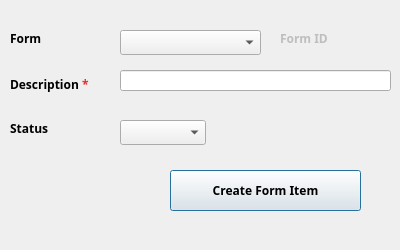
<?xml version="1.0" encoding="UTF-8"?>
<ui version="4.0">
 <class>Dialog</class>
 <widget class="QDialog" name="Dialog">
  <property name="geometry">
   <rect>
    <x>0</x>
    <y>0</y>
    <width>400</width>
    <height>250</height>
   </rect>
  </property>
  <property name="minimumSize">
   <size>
    <width>400</width>
    <height>250</height>
   </size>
  </property>
  <property name="maximumSize">
   <size>
    <width>400</width>
    <height>250</height>
   </size>
  </property>
  <property name="windowTitle">
   <string>Create Form item</string>
  </property>
  <widget class="QLabel" name="label_3">
   <property name="geometry">
    <rect>
     <x>10</x>
     <y>120</y>
     <width>67</width>
     <height>17</height>
    </rect>
   </property>
   <property name="font">
    <font>
     <family>29LT Bukra Regular</family>
     <pointsize>9</pointsize>
     <weight>75</weight>
     <bold>true</bold>
    </font>
   </property>
   <property name="text">
    <string>Status</string>
   </property>
  </widget>
  <widget class="QLabel" name="LB_formID">
   <property name="enabled">
    <bool>false</bool>
   </property>
   <property name="geometry">
    <rect>
     <x>280</x>
     <y>30</y>
     <width>81</width>
     <height>17</height>
    </rect>
   </property>
   <property name="font">
    <font>
     <family>29LT Bukra Regular</family>
     <pointsize>9</pointsize>
     <weight>75</weight>
     <bold>true</bold>
    </font>
   </property>
   <property name="frameShape">
    <enum>QFrame::NoFrame</enum>
   </property>
   <property name="text">
    <string>Form ID</string>
   </property>
  </widget>
  <widget class="QComboBox" name="CMB_formName">
   <property name="geometry">
    <rect>
     <x>120</x>
     <y>30</y>
     <width>141</width>
     <height>25</height>
    </rect>
   </property>
   <property name="font">
    <font>
     <family>29LT Bukra Regular</family>
     <pointsize>9</pointsize>
     <weight>75</weight>
     <bold>true</bold>
    </font>
   </property>
  </widget>
  <widget class="QComboBox" name="CMB_formItemStatus">
   <property name="geometry">
    <rect>
     <x>120</x>
     <y>120</y>
     <width>86</width>
     <height>25</height>
    </rect>
   </property>
   <property name="font">
    <font>
     <family>29LT Bukra Regular</family>
     <pointsize>9</pointsize>
     <weight>75</weight>
     <bold>true</bold>
    </font>
   </property>
  </widget>
  <widget class="QLabel" name="label_2">
   <property name="geometry">
    <rect>
     <x>10</x>
     <y>30</y>
     <width>67</width>
     <height>17</height>
    </rect>
   </property>
   <property name="font">
    <font>
     <family>29LT Bukra Regular</family>
     <pointsize>9</pointsize>
     <weight>75</weight>
     <bold>true</bold>
    </font>
   </property>
   <property name="text">
    <string>Form</string>
   </property>
  </widget>
  <widget class="QPushButton" name="BTN_createFormItem">
   <property name="geometry">
    <rect>
     <x>170</x>
     <y>170</y>
     <width>191</width>
     <height>41</height>
    </rect>
   </property>
   <property name="font">
    <font>
     <family>29LT Bukra Regular</family>
     <pointsize>9</pointsize>
     <weight>75</weight>
     <bold>true</bold>
    </font>
   </property>
   <property name="text">
    <string>Create Form Item</string>
   </property>
  </widget>
  <widget class="QLineEdit" name="LE_desc">
   <property name="geometry">
    <rect>
     <x>120</x>
     <y>70</y>
     <width>271</width>
     <height>21</height>
    </rect>
   </property>
   <property name="font">
    <font>
     <family>29LT Bukra Regular</family>
     <pointsize>9</pointsize>
     <weight>75</weight>
     <bold>true</bold>
    </font>
   </property>
  </widget>
  <widget class="QLabel" name="label_4">
   <property name="geometry">
    <rect>
     <x>10</x>
     <y>70</y>
     <width>99</width>
     <height>29</height>
    </rect>
   </property>
   <property name="font">
    <font>
     <family>29LT Bukra Regular</family>
     <pointsize>9</pointsize>
     <weight>75</weight>
     <bold>true</bold>
    </font>
   </property>
   <property name="text">
    <string>&lt;html&gt;&lt;head/&gt;&lt;body&gt;&lt;p&gt;Description &lt;span style=&quot; color:#ef2929;&quot;&gt;*&lt;/span&gt;&lt;/p&gt;&lt;/body&gt;&lt;/html&gt;</string>
   </property>
  </widget>
 </widget>
 <resources/>
 <connections/>
</ui>
